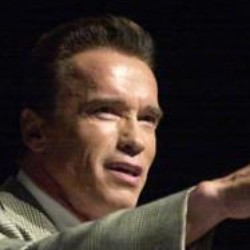
#> input picture 04_CNN_advances/data/celebs/Arnold_Schwarzenegger/Arnold_Schwarzenegger_0001.jpg, 250 x 250 px; its folder holds only this picture in this run
$ python basic_gendataset.py   (older library calls are emulated)
#> lines starting #> are read from the running program, lines starting #| are printed output that depends on the picture

# coding: utf-8

# # 从图片生成数据库
# ### 生成`cnn_custom_simple.ipynb`文件里所需的`custom_data.npz`数据文件

# In[1]:

import numpy as np
import os
from scipy.misc import imread, imresize
import matplotlib.pyplot as plt
get_ipython().magic(u'matplotlib inline')
cwd = os.getcwd()
print ("所有python包载入完毕")
print ("当前目录为 [%s]" % (cwd) )


# ## 配置

# In[2]:

# 数据路径
paths = ["data/celebs/Arnold_Schwarzenegger"
        , "data/celebs/Junichiro_Koizumi"
        , "data/celebs/Vladimir_Putin"
        , "data/celebs/George_W_Bush"]
categories = ['Terminator', 'Koizumi', 'Putin', 'Bush']
# 配置
imgsize   = [64, 64]
use_gray  = 1
data_name = "custom_data"

print ("你的图片应当在此路径下：")
for i, path in enumerate(paths):
    print (" [%d/%d] %s" % (i, len(paths), path))
print ("数据将会被存储在此路径下：\n [%s]"
       % (cwd + '/data/' + data_name + '.npz'))


# ## RGB2GARY图像色域转换

# In[3]:

def rgb2gray(rgb):
    if len(rgb.shape) is 3:
        return np.dot(rgb[...,:3], [0.299, 0.587, 0.114])
    else:
        return rgb


# ## 图片载入

# In[4]:

nclass     = len(paths)
valid_exts = [".jpg",".gif",".png",".tga", ".jpeg"]
imgcnt     = 0
for i, relpath in zip(range(nclass), paths):
    path = cwd + "/" + relpath
    flist = os.listdir(path)
    for f in flist:
        if os.path.splitext(f)[1].lower() not in valid_exts:
            continue
        fullpath = os.path.join(path, f)
        currimg  = imread(fullpath)
#> currimg is the input picture: shape (250, 250, 3); mean R, G, B 60.8, 48.5, 42.5
        # 需要时则转为灰阶图像
        if use_gray:
            grayimg  = rgb2gray(currimg)
#> in rgb2gray, `return np.dot(rgb[...,:3], [0.299, 0.587, 0.114])`:
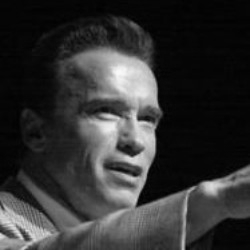
#> returned value: shape (250, 250) float64; min 0.299, max 249.9, mean 51.5
        else:
            grayimg  = currimg
        # 缩放
        graysmall = imresize(grayimg, [imgsize[0], imgsize[1]])/255.
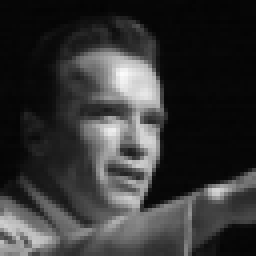
#> graysmall: shape (64, 64) float64 (shown 4 times larger); min 0.0118, max 0.984, mean 0.205
#> (the run stopped early here; a loop or call above may not have finished)
